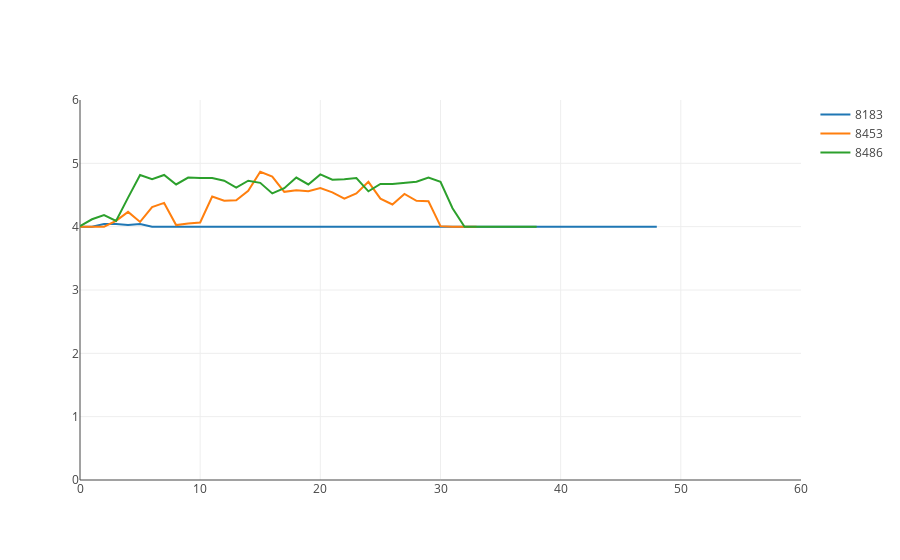

Source (notebook cell):
### Code cell
pyo.iplot(figure)

### Figure 1 — Plotly figure (JSON) as saved in the notebook; plotly's stock layout.template omitted (floating-point values rounded to 4 significant figures)
{"data": [{"mode": "lines", "name": "8183", "type": "scatter", "uid": "f00203ef-f97d-49d0-8d2f-4c290dde6ba7", "x": [0, 1, 2, 3, 4, 5, 6, 7, 8, 9, 10, 11, 12, 13, 14, 15, 16, 17, 18, 19, 20, 21, 22, 23, 24, 25, 26, 27, 28, 29, 30, 31, 32, 33, 34, 35, 36, 37, 38, 39, 40, 41, 42, 43, 44, 45, 46, 47, 48, 49, 50, 51, 52, 53, 54, 55, 56, 57, 58, 59, 60, 61, 62, 63, 64, 65, 66, 67, 68, 69, 70, 71, 72, 73, 74, 75, 76, 77, 78, 79, 80, 81, 82, 83, 84, 85, 86, 87, 88, 89, 90, 91, 92, 93, 94, 95, 96, 97, 98, 99, 100, 101, 102, 103, 104, 105, 106, 107, 108, 109, 110, 111, 112, 113, 114, 115, 116, 117, 118, 119, 120, 121, 122, 123, 124, 125], "y": [4, 4, 4.042, 4.042, 4.025, 4.042, 4, 4, 4, 4, 4, 4, 4, 4, 4, 4, 4, 4, 4, 4, 4, 4, 4, 4, 4, 4, 4, 4, 4, 4, 4, 4, 4, 4, 4, 4, 4, 4, 4, 4, 4, 4, 4, 4, 4, 4, 4, 4, 4]}, {"mode": "lines", "name": "8453", "type": "scatter", "uid": "3352dbc3-19d9-453d-a78c-7d20c3079730", "x": [0, 1, 2, 3, 4, 5, 6, 7, 8, 9, 10, 11, 12, 13, 14, 15, 16, 17, 18, 19, 20, 21, 22, 23, 24, 25, 26, 27, 28, 29, 30, 31, 32, 33], "y": [4, 4, 4, 4.092, 4.233, 4.075, 4.308, 4.375, 4.025, 4.05, 4.067, 4.475, 4.408, 4.417, 4.567, 4.867, 4.792, 4.55, 4.575, 4.558, 4.608, 4.542, 4.442, 4.525, 4.708, 4.442, 4.35, 4.517, 4.408, 4.4, 4.008, 4, 4, 4, null, null, null, null, null, null, null, null, null, null, null, null, null, null, null]}, {"mode": "lines", "name": "8486", "type": "scatter", "uid": "1d690f54-bd57-47da-807e-8ab2f4a2d2f6", "x": [0, 1, 2, 3, 4, 5, 6, 7, 8, 9, 10, 11, 12, 13, 14, 15, 16, 17, 18, 19, 20, 21, 22, 23, 24, 25, 26, 27, 28, 29, 30, 31, 32, 33, 34, 35, 36, 37, 38], "y": [4.008, 4.117, 4.183, 4.092, 4.458, 4.817, 4.75, 4.817, 4.667, 4.775, 4.767, 4.767, 4.725, 4.617, 4.725, 4.692, 4.525, 4.608, 4.775, 4.667, 4.825, 4.742, 4.75, 4.767, 4.558, 4.675, 4.675, 4.692, 4.708, 4.775, 4.708, 4.292, 4, 4, 4, 4, 4, 4, 4, null, null, null, null, null, null, null, null, null, null]}], "layout": {"autosize": true, "hovermode": "closest", "xaxis": {"range": [0, 60], "type": "linear"}, "yaxis": {"range": [0, 6], "type": "linear"}}}
